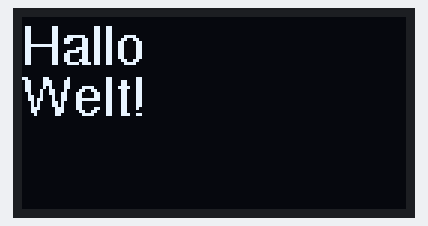
The sketch below on a simulated ESP32. On the bench: 128×64 one-colour display.

Above: at 0.1 s.

The sketch:

Example_10.ino
```cpp
#include <Adafruit_SSD1306.h>
#include <Adafruit_GFX.h>
#include <Fonts/FreeSans9pt7b.h>

// ---------- OLED ----------
#define SCREEN_WIDTH 128
#define SCREEN_HEIGHT 64
#define OLED_RESET -1
#define SCREEN_ADDRESS 0x3C
#define SDA_PIN 8
#define SCL_PIN 9

Adafruit_SSD1306 display(SCREEN_WIDTH, SCREEN_HEIGHT, &Wire, OLED_RESET);


void setup() {

  Wire.begin(SDA_PIN, SCL_PIN);

  if (display.begin(SSD1306_SWITCHCAPVCC, SCREEN_ADDRESS)) {
    display.clearDisplay();
    display.display();
  }

}

void loop(){

  display.clearDisplay();

  display.setFont(&FreeSans9pt7b); // ≈ Schriftgröße 1.5
  display.setTextSize(1);          // notwendig bei GFX Fonts
  display.setTextColor(SSD1306_WHITE);

  display.setCursor(0, 15);
  display.print("Hallo ");


  display.setCursor(0, 32);
  display.print("Welt!");

  display.display();
}
```
